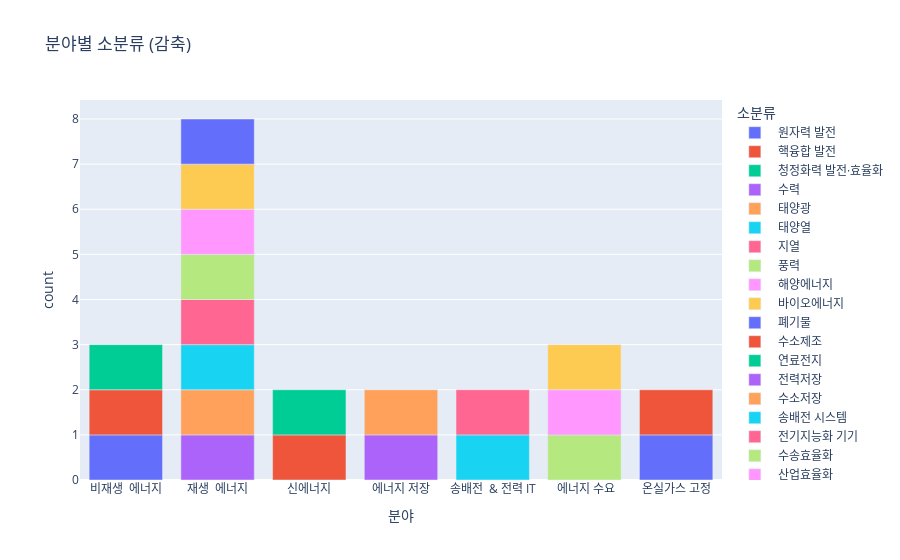

Notebook cell for this chart:
### Code cell
px.bar(sys_type[sys_type["대분류"]=="감축"], x="분야", color="소분류", title="분야별 소분류 (감축)")

### Figure 1 — Plotly figure (JSON) as saved in the notebook; plotly's stock layout.template omitted (floating-point values rounded to 4 significant figures)
{"data": [{"alignmentgroup": "True", "hovertemplate": "소분류= 원자력 발전<br>분야=%{x}<br>count=%{y}<extra></extra>", "legendgroup": " 원자력 발전", "marker": {"color": "#636efa", "pattern": {"shape": ""}}, "name": " 원자력 발전", "offsetgroup": " 원자력 발전", "orientation": "v", "showlegend": true, "textposition": "auto", "type": "bar", "x": ["비재생  에너지"], "xaxis": "x", "y": [1], "yaxis": "y"}, {"alignmentgroup": "True", "hovertemplate": "소분류= 핵융합 발전<br>분야=%{x}<br>count=%{y}<extra></extra>", "legendgroup": " 핵융합 발전", "marker": {"color": "#EF553B", "pattern": {"shape": ""}}, "name": " 핵융합 발전", "offsetgroup": " 핵융합 발전", "orientation": "v", "showlegend": true, "textposition": "auto", "type": "bar", "x": ["비재생  에너지"], "xaxis": "x", "y": [1], "yaxis": "y"}, {"alignmentgroup": "True", "hovertemplate": "소분류= 청정화력 발전·효율화<br>분야=%{x}<br>count=%{y}<extra></extra>", "legendgroup": " 청정화력 발전·효율화", "marker": {"color": "#00cc96", "pattern": {"shape": ""}}, "name": " 청정화력 발전·효율화", "offsetgroup": " 청정화력 발전·효율화", "orientation": "v", "showlegend": true, "textposition": "auto", "type": "bar", "x": ["비재생  에너지"], "xaxis": "x", "y": [1], "yaxis": "y"}, {"alignmentgroup": "True", "hovertemplate": "소분류= 수력<br>분야=%{x}<br>count=%{y}<extra></extra>", "legendgroup": " 수력", "marker": {"color": "#ab63fa", "pattern": {"shape": ""}}, "name": " 수력", "offsetgroup": " 수력", "orientation": "v", "showlegend": true, "textposition": "auto", "type": "bar", "x": ["재생  에너지"], "xaxis": "x", "y": [1], "yaxis": "y"}, {"alignmentgroup": "True", "hovertemplate": "소분류= 태양광<br>분야=%{x}<br>count=%{y}<extra></extra>", "legendgroup": " 태양광", "marker": {"color": "#FFA15A", "pattern": {"shape": ""}}, "name": " 태양광", "offsetgroup": " 태양광", "orientation": "v", "showlegend": true, "textposition": "auto", "type": "bar", "x": ["재생  에너지"], "xaxis": "x", "y": [1], "yaxis": "y"}, {"alignmentgroup": "True", "hovertemplate": "소분류= 태양열<br>분야=%{x}<br>count=%{y}<extra></extra>", "legendgroup": " 태양열", "marker": {"color": "#19d3f3", "pattern": {"shape": ""}}, "name": " 태양열", "offsetgroup": " 태양열", "orientation": "v", "showlegend": true, "textposition": "auto", "type": "bar", "x": ["재생  에너지"], "xaxis": "x", "y": [1], "yaxis": "y"}, {"alignmentgroup": "True", "hovertemplate": "소분류= 지열<br>분야=%{x}<br>count=%{y}<extra></extra>", "legendgroup": " 지열", "marker": {"color": "#FF6692", "pattern": {"shape": ""}}, "name": " 지열", "offsetgroup": " 지열", "orientation": "v", "showlegend": true, "textposition": "auto", "type": "bar", "x": ["재생  에너지"], "xaxis": "x", "y": [1], "yaxis": "y"}, {"alignmentgroup": "True", "hovertemplate": "소분류= 풍력<br>분야=%{x}<br>count=%{y}<extra></extra>", "legendgroup": " 풍력", "marker": {"color": "#B6E880", "pattern": {"shape": ""}}, "name": " 풍력", "offsetgroup": " 풍력", "orientation": "v", "showlegend": true, "textposition": "auto", "type": "bar", "x": ["재생  에너지"], "xaxis": "x", "y": [1], "yaxis": "y"}, {"alignmentgroup": "True", "hovertemplate": "소분류= 해양에너지<br>분야=%{x}<br>count=%{y}<extra></extra>", "legendgroup": " 해양에너지", "marker": {"color": "#FF97FF", "pattern": {"shape": ""}}, "name": " 해양에너지", "offsetgroup": " 해양에너지", "orientation": "v", "showlegend": true, "textposition": "auto", "type": "bar", "x": ["재생  에너지"], "xaxis": "x", "y": [1], "yaxis": "y"}, {"alignmentgroup": "True", "hovertemplate": "소분류= 바이오에너지<br>분야=%{x}<br>count=%{y}<extra></extra>", "legendgroup": " 바이오에너지", "marker": {"color": "#FECB52", "pattern": {"shape": ""}}, "name": " 바이오에너지", "offsetgroup": " 바이오에너지", "orientation": "v", "showlegend": true, "textposition": "auto", "type": "bar", "x": ["재생  에너지"], "xaxis": "x", "y": [1], "yaxis": "y"}, {"alignmentgroup": "True", "hovertemplate": "소분류= 폐기물<br>분야=%{x}<br>count=%{y}<extra></extra>", "legendgroup": " 폐기물", "marker": {"color": "#636efa", "pattern": {"shape": ""}}, "name": " 폐기물", "offsetgroup": " 폐기물", "orientation": "v", "showlegend": true, "textposition": "auto", "type": "bar", "x": ["재생  에너지"], "xaxis": "x", "y": [1], "yaxis": "y"}, {"alignmentgroup": "True", "hovertemplate": "소분류= 수소제조<br>분야=%{x}<br>count=%{y}<extra></extra>", "legendgroup": " 수소제조", "marker": {"color": "#EF553B", "pattern": {"shape": ""}}, "name": " 수소제조", "offsetgroup": " 수소제조", "orientation": "v", "showlegend": true, "textposition": "auto", "type": "bar", "x": ["신에너지"], "xaxis": "x", "y": [1], "yaxis": "y"}, {"alignmentgroup": "True", "hovertemplate": "소분류= 연료전지<br>분야=%{x}<br>count=%{y}<extra></extra>", "legendgroup": " 연료전지", "marker": {"color": "#00cc96", "pattern": {"shape": ""}}, "name": " 연료전지", "offsetgroup": " 연료전지", "orientation": "v", "showlegend": true, "textposition": "auto", "type": "bar", "x": ["신에너지"], "xaxis": "x", "y": [1], "yaxis": "y"}, {"alignmentgroup": "True", "hovertemplate": "소분류= 전력저장<br>분야=%{x}<br>count=%{y}<extra></extra>", "legendgroup": " 전력저장", "marker": {"color": "#ab63fa", "pattern": {"shape": ""}}, "name": " 전력저장", "offsetgroup": " 전력저장", "orientation": "v", "showlegend": true, "textposition": "auto", "type": "bar", "x": ["에너지 저장"], "xaxis": "x", "y": [1], "yaxis": "y"}, {"alignmentgroup": "True", "hovertemplate": "소분류= 수소저장<br>분야=%{x}<br>count=%{y}<extra></extra>", "legendgroup": " 수소저장", "marker": {"color": "#FFA15A", "pattern": {"shape": ""}}, "name": " 수소저장", "offsetgroup": " 수소저장", "orientation": "v", "showlegend": true, "textposition": "auto", "type": "bar", "x": ["에너지 저장"], "xaxis": "x", "y": [1], "yaxis": "y"}, {"alignmentgroup": "True", "hovertemplate": "소분류= 송배전 시스템<br>분야=%{x}<br>count=%{y}<extra></extra>", "legendgroup": " 송배전 시스템", "marker": {"color": "#19d3f3", "pattern": {"shape": ""}}, "name": " 송배전 시스템", "offsetgroup": " 송배전 시스템", "orientation": "v", "showlegend": true, "textposition": "auto", "type": "bar", "x": ["송배전  & 전력 IT"], "xaxis": "x", "y": [1], "yaxis": "y"}, {"alignmentgroup": "True", "hovertemplate": "소분류= 전기지능화 기기<br>분야=%{x}<br>count=%{y}<extra></extra>", "legendgroup": " 전기지능화 기기", "marker": {"color": "#FF6692", "pattern": {"shape": ""}}, "name": " 전기지능화 기기", "offsetgroup": " 전기지능화 기기", "orientation": "v", "showlegend": true, "textposition": "auto", "type": "bar", "x": ["송배전  & 전력 IT"], "xaxis": "x", "y": [1], "yaxis": "y"}, {"alignmentgroup": "True", "hovertemplate": "소분류= 수송효율화<br>분야=%{x}<br>count=%{y}<extra></extra>", "legendgroup": " 수송효율화", "marker": {"color": "#B6E880", "pattern": {"shape": ""}}, "name": " 수송효율화", "offsetgroup": " 수송효율화", "orientation": "v", "showlegend": true, "textposition": "auto", "type": "bar", "x": [" 에너지 수요"], "xaxis": "x", "y": [1], "yaxis": "y"}, {"alignmentgroup": "True", "hovertemplate": "소분류= 산업효율화<br>분야=%{x}<br>count=%{y}<extra></extra>", "legendgroup": " 산업효율화", "marker": {"color": "#FF97FF", "pattern": {"shape": ""}}, "name": " 산업효율화", "offsetgroup": " 산업효율화", "orientation": "v", "showlegend": true, "textposition": "auto", "type": "bar", "x": [" 에너지 수요"], "xaxis": "x", "y": [1], "yaxis": "y"}, {"alignmentgroup": "True", "hovertemplate": "소분류= 건축효율화<br>분야=%{x}<br>count=%{y}<extra></extra>", "legendgroup": " 건축효율화", "marker": {"color": "#FECB52", "pattern": {"shape": ""}}, "name": " 건축효율화", "offsetgroup": " 건축효율화", "orientation": "v", "showlegend": true, "textposition": "auto", "type": "bar", "x": [" 에너지 수요"], "xaxis": "x", "y": [1], "yaxis": "y"}, {"alignmentgroup": "True", "hovertemplate": "소분류= CCUS<br>분야=%{x}<br>count=%{y}<extra></extra>", "legendgroup": " CCUS", "marker": {"color": "#636efa", "pattern": {"shape": ""}}, "name": " CCUS", "offsetgroup": " CCUS", "orientation": "v", "showlegend": true, "textposition": "auto", "type": "bar", "x": ["온실가스 고정"], "xaxis": "x", "y": [1], "yaxis": "y"}, {"alignmentgroup": "True", "hovertemplate": "소분류= Non-Co2 저감<br>분야=%{x}<br>count=%{y}<extra></extra>", "legendgroup": " Non-Co2 저감", "marker": {"color": "#EF553B", "pattern": {"shape": ""}}, "name": " Non-Co2 저감", "offsetgroup": " Non-Co2 저감", "orientation": "v", "showlegend": true, "textposition": "auto", "type": "bar", "x": ["온실가스 고정"], "xaxis": "x", "y": [1], "yaxis": "y"}], "layout": {"barmode": "relative", "legend": {"title": {"text": "소분류"}, "tracegroupgap": 0}, "title": {"text": "분야별 소분류 (감축)"}, "xaxis": {"anchor": "y", "domain": [0, 1], "title": {"text": "분야"}}, "yaxis": {"anchor": "x", "domain": [0, 1], "title": {"text": "count"}}}}
